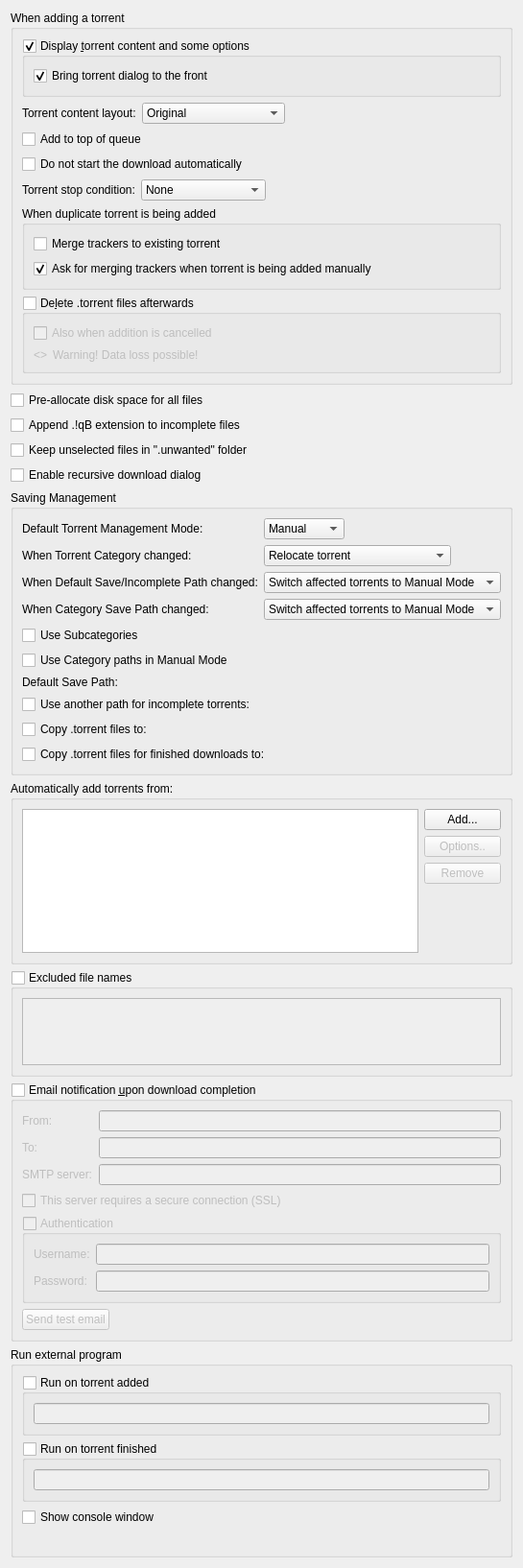
          <widget class="QWidget" name="scrollAreaWidgetContents_2">
           <property name="geometry">
            <rect>
             <x>0</x>
             <y>0</y>
             <width>539</width>
             <height>1457</height>
            </rect>
           </property>
           <layout class="QVBoxLayout" name="verticalLayout">
            <item>
             <widget class="QGroupBox" name="torrentAdditionBox">
              <property name="title">
               <string>When adding a torrent</string>
              </property>
              <layout class="QVBoxLayout" name="torrentAdditionBoxLayout">
               <item>
                <widget class="QGroupBox" name="checkAdditionDialog">
                 <property name="title">
                  <string>Display &amp;torrent content and some options</string>
                 </property>
                 <property name="checkable">
                  <bool>true</bool>
                 </property>
                 <layout class="QVBoxLayout" name="verticalLayout_18">
                  <item>
                   <widget class="QCheckBox" name="checkAdditionDialogFront">
                    <property name="text">
                     <string>Bring torrent dialog to the front</string>
                    </property>
                    <property name="checked">
                     <bool>true</bool>
                    </property>
                   </widget>
                  </item>
                 </layout>
                </widget>
               </item>
               <item>
                <layout class="QHBoxLayout" name="horizontalLayout_19">
                 <item>
                  <widget class="QLabel" name="contentLayoutLabel">
                   <property name="text">
                    <string>Torrent content layout:</string>
                   </property>
                  </widget>
                 </item>
                 <item>
                  <widget class="QComboBox" name="contentLayoutComboBox">
                   <property name="currentIndex">
                    <number>0</number>
                   </property>
                   <item>
                    <property name="text">
                     <string>Original</string>
                    </property>
                   </item>
                   <item>
                    <property name="text">
                     <string>Create subfolder</string>
                    </property>
                   </item>
                   <item>
                    <property name="text">
                     <string>Don't create subfolder</string>
                    </property>
                   </item>
                  </widget>
                 </item>
                 <item>
                  <spacer name="horizontalSpacer_20">
                   <property name="orientation">
                    <enum>Qt::Horizontal</enum>
                   </property>
                   <property name="sizeHint" stdset="0">
                    <size>
                     <width>40</width>
                     <height>20</height>
                    </size>
                   </property>
                  </spacer>
                 </item>
                </layout>
               </item>
               <item>
                <widget class="QCheckBox" name="checkAddToQueueTop">
                 <property name="toolTip">
                  <string>The torrent will be added to the top of the download queue</string>
                 </property>
                 <property name="text">
                  <string extracomment="The torrent will be added to the top of the download queue">Add to top of queue</string>
                 </property>
                </widget>
               </item>
               <item>
                <widget class="QCheckBox" name="checkAddStopped">
                 <property name="toolTip">
                  <string>The torrent will be added to download list in a stopped state</string>
                 </property>
                 <property name="text">
                  <string extracomment="The torrent will be added to download list in a stopped state">Do not start the download automatically</string>
                 </property>
                </widget>
               </item>
               <item>
                <layout class="QHBoxLayout" name="stopConditionLayout">
                 <item>
                  <widget class="QLabel" name="stopConditionLabel">
                   <property name="text">
                    <string>Torrent stop condition:</string>
                   </property>
                  </widget>
                 </item>
                 <item>
                  <widget class="QComboBox" name="stopConditionComboBox">
                   <property name="currentIndex">
                    <number>0</number>
                   </property>
                   <item>
                    <property name="text">
                     <string>None</string>
                    </property>
                   </item>
                   <item>
                    <property name="text">
                     <string>Metadata received</string>
                    </property>
                   </item>
                   <item>
                    <property name="text">
                     <string>Files checked</string>
                    </property>
                   </item>
                  </widget>
                 </item>
                 <item>
                  <spacer name="stopConditionSpacer">
                   <property name="orientation">
                    <enum>Qt::Horizontal</enum>
                   </property>
                   <property name="sizeHint" stdset="0">
                    <size>
                     <width>40</width>
                     <height>20</height>
                    </size>
                   </property>
                  </spacer>
                 </item>
                </layout>
               </item>
               <item>
                <widget class="QGroupBox" name="duplicateTorrentGroup">
                 <property name="title">
                  <string>When duplicate torrent is being added</string>
                 </property>
                 <layout class="QVBoxLayout" name="duplicateTorrentBoxLayout">
                  <item>
                   <widget class="QCheckBox" name="checkMergeTrackers">
                    <property name="text">
                     <string>Merge trackers to existing torrent</string>
                    </property>
                    <property name="checked">
                     <bool>false</bool>
                    </property>
                   </widget>
                  </item>
                  <item>
                   <widget class="QCheckBox" name="checkConfirmMergeTrackers">
                    <property name="text">
                     <string>Ask for merging trackers when torrent is being added manually</string>
                    </property>
                    <property name="checked">
                     <bool>true</bool>
                    </property>
                   </widget>
                  </item>
                 </layout>
                </widget>
               </item>
               <item>
                <widget class="QGroupBox" name="deleteTorrentBox">
                 <property name="toolTip">
                  <string>Whether the .torrent file should be deleted after adding it</string>
                 </property>
                 <property name="title">
                  <string>De&amp;lete .torrent files afterwards </string>
                 </property>
                 <property name="checkable">
                  <bool>true</bool>
                 </property>
                 <property name="checked">
                  <bool>false</bool>
                 </property>
                 <layout class="QVBoxLayout" name="deleteTorrentBoxLayout">
                  <item>
                   <widget class="QCheckBox" name="deleteCancelledTorrentBox">
                    <property name="toolTip">
                     <string>Also delete .torrent files whose addition was cancelled</string>
                    </property>
                    <property name="text">
                     <string>Also when addition is cancelled</string>
                    </property>
                   </widget>
                  </item>
                  <item>
                   <layout class="QHBoxLayout" name="deleteTorrentWarningLayout">
                    <item>
                     <widget class="QLabel" name="deleteTorrentWarningIcon">
                      <property name="sizePolicy">
                       <sizepolicy hsizetype="Fixed" vsizetype="Preferred">
                        <horstretch>0</horstretch>
                        <verstretch>0</verstretch>
                       </sizepolicy>
                      </property>
                      <property name="text">
                       <string notr="true">&lt;&gt;</string>
                      </property>
                     </widget>
                    </item>
                    <item>
                     <widget class="QLabel" name="deleteTorrentWarningLabel">
                      <property name="text">
                       <string>Warning! Data loss possible!</string>
                      </property>
                     </widget>
                    </item>
                   </layout>
                  </item>
                 </layout>
                </widget>
               </item>
              </layout>
             </widget>
            </item>
            <item>
             <widget class="QCheckBox" name="checkPreallocateAll">
              <property name="toolTip">
               <string>Allocate full file sizes on disk before starting downloads, to minimize fragmentation. Only useful for HDDs.</string>
              </property>
              <property name="text">
               <string>Pre-allocate disk space for all files</string>
              </property>
             </widget>
            </item>
            <item>
             <widget class="QCheckBox" name="checkAppendqB">
              <property name="text">
               <string>Append .!qB extension to incomplete files</string>
              </property>
             </widget>
            </item>
            <item>
             <widget class="QCheckBox" name="checkUnwantedFolder">
              <property name="text">
               <string>Keep unselected files in &quot;.unwanted&quot; folder</string>
              </property>
             </widget>
            </item>
            <item>
             <widget class="QCheckBox" name="checkRecursiveDownload">
              <property name="toolTip">
               <string>When a torrent is downloaded, offer to add torrents from any .torrent files found inside it</string>
              </property>
              <property name="text">
               <string>Enable recursive download dialog</string>
              </property>
             </widget>
            </item>
            <item>
             <widget class="QGroupBox" name="groupSavingManagement">
              <property name="title">
               <string>Saving Management</string>
              </property>
              <layout class="QVBoxLayout" name="groupSavingManagementLayout">
               <item>
                <layout class="QGridLayout" name="gridLayout_3">
                 <item row="0" column="0">
                  <widget class="QLabel" name="label_40">
                   <property name="text">
                    <string>Default Torrent Management Mode:</string>
                   </property>
                  </widget>
                 </item>
                 <item row="0" column="1">
                  <layout class="QHBoxLayout" name="horizontalLayout_70">
                   <property name="spacing">
                    <number>10</number>
                   </property>
                   <item>
                    <widget class="QComboBox" name="comboSavingMode">
                     <property name="toolTip">
                      <string>Automatic: Various torrent properties (e.g. save path) will be decided by the associated category
Manual: Various torrent properties (e.g. save path) must be assigned manually</string>
                     </property>
                     <item>
                      <property name="text">
                       <string>Manual</string>
                      </property>
                     </item>
                     <item>
                      <property name="text">
                       <string>Automatic</string>
                      </property>
                     </item>
                    </widget>
                   </item>
                   <item>
                    <spacer name="horizontalSpacer_160">
                     <property name="orientation">
                      <enum>Qt::Horizontal</enum>
                     </property>
                     <property name="sizeHint" stdset="0">
                      <size>
                       <width>40</width>
                       <height>20</height>
                      </size>
                     </property>
                    </spacer>
                   </item>
                  </layout>
                 </item>
                 <item row="1" column="0">
                  <widget class="QLabel" name="labelTorrentCategoryChanged">
                   <property name="text">
                    <string>When Torrent Category changed:</string>
                   </property>
                  </widget>
                 </item>
                 <item row="1" column="1">
                  <layout class="QHBoxLayout" name="horizontalLayout_14">
                   <item>
                    <widget class="QComboBox" name="comboTorrentCategoryChanged">
                     <item>
                      <property name="text">
                       <string>Relocate torrent</string>
                      </property>
                     </item>
                     <item>
                      <property name="text">
                       <string>Switch torrent to Manual Mode</string>
                      </property>
                     </item>
                    </widget>
                   </item>
                   <item>
                    <spacer name="horizontalSpacer_17">
                     <property name="orientation">
                      <enum>Qt::Horizontal</enum>
                     </property>
                     <property name="sizeHint" stdset="0">
                      <size>
                       <width>40</width>
                       <height>20</height>
                      </size>
                     </property>
                    </spacer>
                   </item>
                  </layout>
                 </item>
                 <item row="2" column="0">
                  <widget class="QLabel" name="labelCategoryDefaultPathChanged">
                   <property name="text">
                    <string>When Default Save/Incomplete Path changed:</string>
                   </property>
                  </widget>
                 </item>
                 <item row="2" column="1">
                  <layout class="QHBoxLayout" name="horizontalLayout_15">
                   <item>
                    <widget class="QComboBox" name="comboCategoryDefaultPathChanged">
                     <property name="currentIndex">
                      <number>1</number>
                     </property>
                     <item>
                      <property name="text">
                       <string>Relocate affected torrents</string>
                      </property>
                     </item>
                     <item>
                      <property name="text">
                       <string>Switch affected torrents to Manual Mode</string>
                      </property>
                     </item>
                    </widget>
                   </item>
                   <item>
                    <spacer name="horizontalSpacer_18">
                     <property name="orientation">
                      <enum>Qt::Horizontal</enum>
                     </property>
                     <property name="sizeHint" stdset="0">
                      <size>
                       <width>40</width>
                       <height>20</height>
                      </size>
                     </property>
                    </spacer>
                   </item>
                  </layout>
                 </item>
                 <item row="3" column="0">
                  <widget class="QLabel" name="labelCategoryChanged">
                   <property name="text">
                    <string>When Category Save Path changed:</string>
                   </property>
                  </widget>
                 </item>
                 <item row="3" column="1">
                  <layout class="QHBoxLayout" name="horizontalLayout_17">
                   <item>
                    <widget class="QComboBox" name="comboCategoryChanged">
                     <property name="currentIndex">
                      <number>1</number>
                     </property>
                     <item>
                      <property name="text">
                       <string>Relocate affected torrents</string>
                      </property>
                     </item>
                     <item>
                      <property name="text">
                       <string>Switch affected torrents to Manual Mode</string>
                      </property>
                     </item>
                    </widget>
                   </item>
                   <item>
                    <spacer name="horizontalSpacer_19">
                     <property name="orientation">
                      <enum>Qt::Horizontal</enum>
                     </property>
                     <property name="sizeHint" stdset="0">
                      <size>
                       <width>40</width>
                       <height>20</height>
                      </size>
                     </property>
                    </spacer>
                   </item>
                  </layout>
                 </item>
                </layout>
               </item>
               <item>
                <widget class="QCheckBox" name="checkUseSubcategories">
                 <property name="text">
                  <string>Use Subcategories</string>
                 </property>
                </widget>
               </item>
               <item>
                <widget class="QCheckBox" name="checkUseCategoryPaths">
                 <property name="toolTip">
                  <string>Resolve relative Save Path against appropriate Category path instead of Default one</string>
                 </property>
                 <property name="text">
                  <string>Use Category paths in Manual Mode</string>
                 </property>
                </widget>
               </item>
               <item>
                <layout class="QGridLayout" name="gridLayout_4">
                 <item row="0" column="0">
                  <widget class="QLabel" name="labelSavePath">
                   <property name="text">
                    <string>Default Save Path:</string>
                   </property>
                  </widget>
                 </item>
                 <item row="0" column="1">
                  <widget class="FileSystemPathLineEdit" name="textSavePath" native="true"/>
                 </item>
                 <item row="1" column="0">
                  <widget class="QCheckBox" name="checkUseDownloadPath">
                   <property name="text">
                    <string>Use another path for incomplete torrents:</string>
                   </property>
                  </widget>
                 </item>
                 <item row="1" column="1">
                  <widget class="FileSystemPathLineEdit" name="textDownloadPath" native="true"/>
                 </item>
                 <item row="2" column="0">
                  <widget class="QCheckBox" name="checkExportDir">
                   <property name="text">
                    <string>Copy .torrent files to:</string>
                   </property>
                  </widget>
                 </item>
                 <item row="2" column="1">
                  <widget class="FileSystemPathLineEdit" name="textExportDir" native="true"/>
                 </item>
                 <item row="3" column="1">
                  <widget class="FileSystemPathLineEdit" name="textExportDirFin" native="true"/>
                 </item>
                 <item row="3" column="0">
                  <widget class="QCheckBox" name="checkExportDirFin">
                   <property name="text">
                    <string>Copy .torrent files for finished downloads to:</string>
                   </property>
                  </widget>
                 </item>
                </layout>
               </item>
              </layout>
             </widget>
            </item>
            <item>
             <widget class="QGroupBox" name="groupBox_2">
              <property name="title">
               <string>Automatically add torrents from:</string>
              </property>
              <layout class="QVBoxLayout" name="verticalLayout_38">
               <item>
                <layout class="QHBoxLayout" name="horizontalLayout_16">
                 <item>
                  <widget class="QTreeView" name="scanFoldersView">
                   <property name="sizePolicy">
                    <sizepolicy hsizetype="Expanding" vsizetype="Expanding">
                     <horstretch>0</horstretch>
                     <verstretch>1</verstretch>
                    </sizepolicy>
                   </property>
                   <property name="minimumSize">
                    <size>
                     <width>250</width>
                     <height>150</height>
                    </size>
                   </property>
                   <property name="editTriggers">
                    <set>QAbstractItemView::AllEditTriggers</set>
                   </property>
                   <property name="selectionMode">
                    <enum>QAbstractItemView::SingleSelection</enum>
                   </property>
                   <property name="selectionBehavior">
                    <enum>QAbstractItemView::SelectRows</enum>
                   </property>
                   <property name="textElideMode">
                    <enum>Qt::ElideNone</enum>
                   </property>
                   <property name="rootIsDecorated">
                    <bool>false</bool>
                   </property>
                   <attribute name="headerDefaultSectionSize">
                    <number>80</number>
                   </attribute>
                   <attribute name="headerStretchLastSection">
                    <bool>false</bool>
                   </attribute>
                  </widget>
                 </item>
                 <item>
                  <layout class="QVBoxLayout" name="verticalLayout_37">
                   <item>
                    <widget class="QPushButton" name="addWatchedFolderButton">
                     <property name="text">
                      <string>Add...</string>
                     </property>
                    </widget>
                   </item>
                   <item>
                    <widget class="QPushButton" name="editWatchedFolderButton">
                     <property name="enabled">
                      <bool>false</bool>
                     </property>
                     <property name="text">
                      <string>Options..</string>
                     </property>
                    </widget>
                   </item>
                   <item>
                    <widget class="QPushButton" name="removeWatchedFolderButton">
                     <property name="enabled">
                      <bool>false</bool>
                     </property>
                     <property name="text">
                      <string>Remove</string>
                     </property>
                    </widget>
                   </item>
                   <item>
                    <spacer name="verticalSpacer_6">
                     <property name="orientation">
                      <enum>Qt::Vertical</enum>
                     </property>
                     <property name="sizeHint" stdset="0">
                      <size>
                       <width>20</width>
                       <height>40</height>
                      </size>
                     </property>
                    </spacer>
                   </item>
                  </layout>
                 </item>
                </layout>
               </item>
              </layout>
             </widget>
            </item>
            <item>
             <widget class="QGroupBox" name="groupExcludedFileNames">
              <property name="title">
               <string>Excluded file names</string>
              </property>
              <property name="checkable">
               <bool>true</bool>
              </property>
              <property name="checked">
               <bool>false</bool>
              </property>
              <layout class="QVBoxLayout" name="verticalLayout_311">
               <item>
                <widget class="QPlainTextEdit" name="textExcludedFileNames">
                 <property name="toolTip">
                  <string>Blacklist filtered file names from being downloaded from torrent(s).
Files matching any of the filters in this list will have their priority automatically set to &quot;Do not download&quot;.

Use newlines to separate multiple entries. Can use wildcards as outlined below.
*: matches zero or more of any characters.
?: matches any single character.
[...]: sets of characters can be represented in square brackets.

Examples
*.exe: filter '.exe' file extension.
readme.txt: filter exact file name.
?.txt: filter 'a.txt', 'b.txt' but not 'aa.txt'.
readme[0-9].txt: filter 'readme1.txt', 'readme2.txt' but not 'readme10.txt'.</string>
                 </property>
                 <property name="lineWrapMode">
                  <enum>QPlainTextEdit::NoWrap</enum>
                 </property>
                </widget>
               </item>
              </layout>
             </widget>
            </item>
            <item>
             <widget class="QGroupBox" name="groupMailNotification">
              <property name="title">
               <string>Email notification &amp;upon download completion</string>
              </property>
              <property name="checkable">
               <bool>true</bool>
              </property>
              <property name="checked">
               <bool>false</bool>
              </property>
              <layout class="QVBoxLayout" name="verticalLayout_171">
               <item>
                <layout class="QGridLayout" name="gridLayout_9">
                 <item row="1" column="1">
                  <widget class="QLineEdit" name="lineEditDestEmail"/>
                 </item>
                 <item row="1" column="0">
                  <widget class="QLabel" name="label_2">
                   <property name="toolTip">
                    <string>Receiver</string>
                   </property>
                   <property name="text">
                    <string comment="To receiver">To:</string>
                   </property>
                  </widget>
                 </item>
                 <item row="2" column="0">
                  <widget class="QLabel" name="label_3">
                   <property name="text">
                    <string>SMTP server:</string>
                   </property>
                  </widget>
                 </item>
                 <item row="2" column="1">
                  <widget class="QLineEdit" name="lineEditSmtpServer"/>
                 </item>
                 <item row="0" column="1">
                  <widget class="QLineEdit" name="senderEmailTxt"/>
                 </item>
                 <item row="0" column="0">
                  <widget class="QLabel" name="label_25">
                   <property name="toolTip">
                    <string>Sender</string>
                   </property>
                   <property name="text">
                    <string comment="From sender">From:</string>
                   </property>
                  </widget>
                 </item>
                </layout>
               </item>
               <item>
                <widget class="QCheckBox" name="checkSmtpSSL">
                 <property name="text">
                  <string>This server requires a secure connection (SSL)</string>
                 </property>
                </widget>
               </item>
               <item>
                <widget class="QGroupBox" name="groupMailNotifAuth">
                 <property name="title">
                  <string>Authentication</string>
                 </property>
                 <property name="checkable">
                  <bool>true</bool>
                 </property>
                 <property name="checked">
                  <bool>false</bool>
                 </property>
                 <layout class="QFormLayout" name="formLayout_2">
                  <item row="0" column="0">
                   <widget class="QLabel" name="label_7">
                    <property name="text">
                     <string>Username:</string>
                    </property>
                   </widget>
                  </item>
                  <item row="0" column="1">
                   <widget class="QLineEdit" name="mailNotifUsername"/>
                  </item>
                  <item row="1" column="0">
                   <widget class="QLabel" name="label_8">
                    <property name="text">
                     <string>Password:</string>
                    </property>
                   </widget>
                  </item>
                  <item row="1" column="1">
                   <widget class="QLineEdit" name="mailNotifPassword">
                    <property name="echoMode">
                     <enum>QLineEdit::Password</enum>
                    </property>
                   </widget>
                  </item>
                 </layout>
                </widget>
               </item>
               <item>
                <widget class="QPushButton" name="sendTestEmail">
                  <property name="sizePolicy">
                   <sizepolicy hsizetype="Fixed" vsizetype="Fixed">
                    <horstretch>0</horstretch>
                    <verstretch>0</verstretch>
                   </sizepolicy>
                  </property>
                  <property name="text">
                   <string>Send test email</string>
                 </property>
                </widget>
               </item>
              </layout>
             </widget>
            </item>
            <item>
             <widget class="QGroupBox" name="autoRunBox">
              <property name="title">
               <string>Run external program</string>
              </property>
              <layout class="QVBoxLayout" name="verticalLayout_19">
               <item>
                <widget class="QGroupBox" name="groupBoxRunOnAdded">
                 <property name="title">
                  <string>Run on torrent added</string>
                 </property>
                 <property name="checkable">
                  <bool>true</bool>
                 </property>
                 <property name="checked">
                  <bool>false</bool>
                 </property>
                 <layout class="QVBoxLayout" name="verticalLayout_39">
                  <item>
                   <widget class="QLineEdit" name="lineEditRunOnAdded"/>
                  </item>
                 </layout>
                </widget>
               </item>
               <item>
                <widget class="QGroupBox" name="groupBoxRunOnFinished">
                 <property name="title">
                  <string>Run on torrent finished</string>
                 </property>
                 <property name="checkable">
                  <bool>true</bool>
                 </property>
                 <property name="checked">
                  <bool>false</bool>
                 </property>
                 <layout class="QVBoxLayout" name="verticalLayout_36">
                  <item>
                   <widget class="QLineEdit" name="lineEditRunOnFinished"/>
                  </item>
                 </layout>
                </widget>
               </item>
               <item>
                <widget class="QCheckBox" name="autoRunConsole">
                 <property name="text">
                  <string>Show console window</string>
                 </property>
                </widget>
               </item>
               <item>
                <widget class="QLabel" name="labelAutoRunParam">
                 <property name="wordWrap">
                  <bool>true</bool>
                 </property>
                </widget>
               </item>
              </layout>
             </widget>
            </item>
           </layout>
          </widget>
